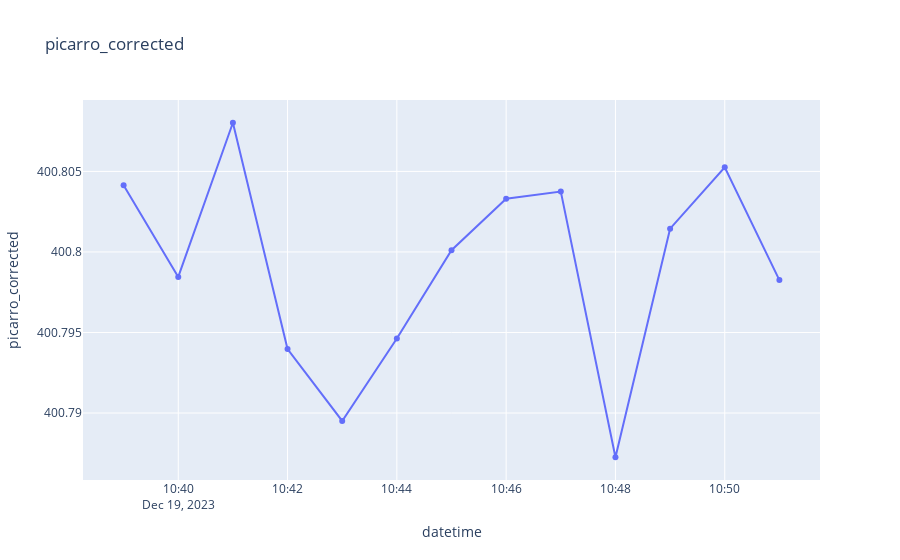
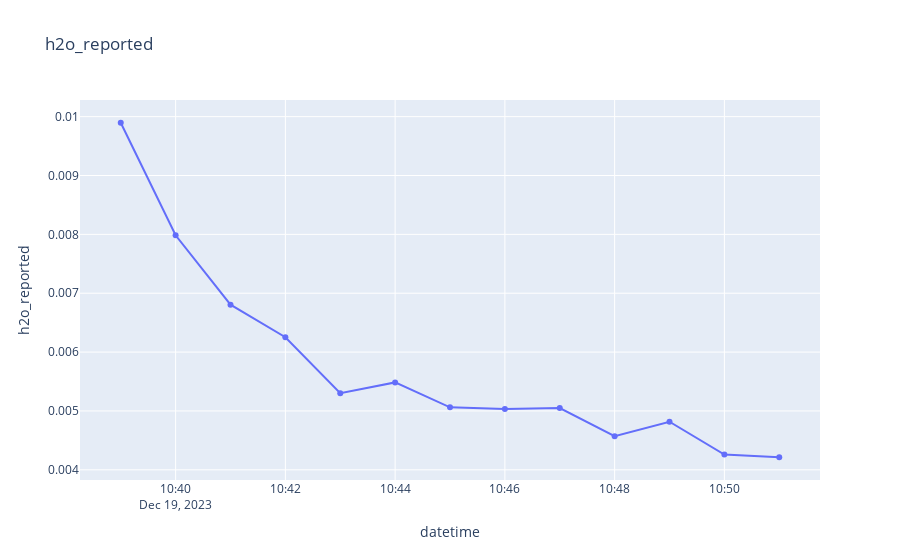

The code cell stored with these charts, in order, in its notebook:
### Markdown cell above
# Bottles on 19.12.2023

### Code cell
# bottle 36

# PICARRO
start_date = datetime(2023, 12, 19, 10, 39, 0)
end_date = datetime(2023, 12, 19, 10, 51, 0)

process_measurement(start_date, end_date, plot = True)

### Figure 1 — Plotly figure (JSON) as saved in the notebook; plotly's stock layout.template omitted (floating-point values rounded to 4 significant figures)
{"data": [{"hovertemplate": "datetime=%{x}<br>picarro_corrected=%{y}<extra></extra>", "legendgroup": "", "line": {"color": "#636efa", "dash": "solid"}, "marker": {"symbol": "circle"}, "mode": "lines+markers", "name": "", "orientation": "v", "showlegend": false, "type": "scatter", "x": ["2023-12-19T10:39:00", "2023-12-19T10:40:00", "2023-12-19T10:41:00", "2023-12-19T10:42:00", "2023-12-19T10:43:00", "2023-12-19T10:44:00", "2023-12-19T10:45:00", "2023-12-19T10:46:00", "2023-12-19T10:47:00", "2023-12-19T10:48:00", "2023-12-19T10:49:00", "2023-12-19T10:50:00", "2023-12-19T10:51:00"], "xaxis": "x", "y": [400.8, 400.8, 400.8, 400.8, 400.8, 400.8, 400.8, 400.8, 400.8, 400.8, 400.8, 400.8, 400.8], "yaxis": "y"}], "layout": {"legend": {"tracegroupgap": 0}, "title": {"text": "picarro_corrected"}, "xaxis": {"anchor": "y", "domain": [0, 1], "title": {"text": "datetime"}}, "yaxis": {"anchor": "x", "domain": [0, 1], "title": {"text": "picarro_corrected"}}}}

### Figure 2 — Plotly figure (JSON) as saved in the notebook; plotly's stock layout.template omitted (floating-point values rounded to 4 significant figures)
{"data": [{"hovertemplate": "datetime=%{x}<br>h2o_reported=%{y}<extra></extra>", "legendgroup": "", "line": {"color": "#636efa", "dash": "solid"}, "marker": {"symbol": "circle"}, "mode": "lines+markers", "name": "", "orientation": "v", "showlegend": false, "type": "scatter", "x": ["2023-12-19T10:39:00", "2023-12-19T10:40:00", "2023-12-19T10:41:00", "2023-12-19T10:42:00", "2023-12-19T10:43:00", "2023-12-19T10:44:00", "2023-12-19T10:45:00", "2023-12-19T10:46:00", "2023-12-19T10:47:00", "2023-12-19T10:48:00", "2023-12-19T10:49:00", "2023-12-19T10:50:00", "2023-12-19T10:51:00"], "xaxis": "x", "y": [0.009896, 0.007985, 0.006805, 0.006252, 0.005302, 0.005485, 0.005061, 0.005033, 0.005048, 0.004571, 0.004817, 0.004259, 0.004214], "yaxis": "y"}], "layout": {"legend": {"tracegroupgap": 0}, "title": {"text": "h2o_reported"}, "xaxis": {"anchor": "y", "domain": [0, 1], "title": {"text": "datetime"}}, "yaxis": {"anchor": "x", "domain": [0, 1], "title": {"text": "h2o_reported"}}}}
